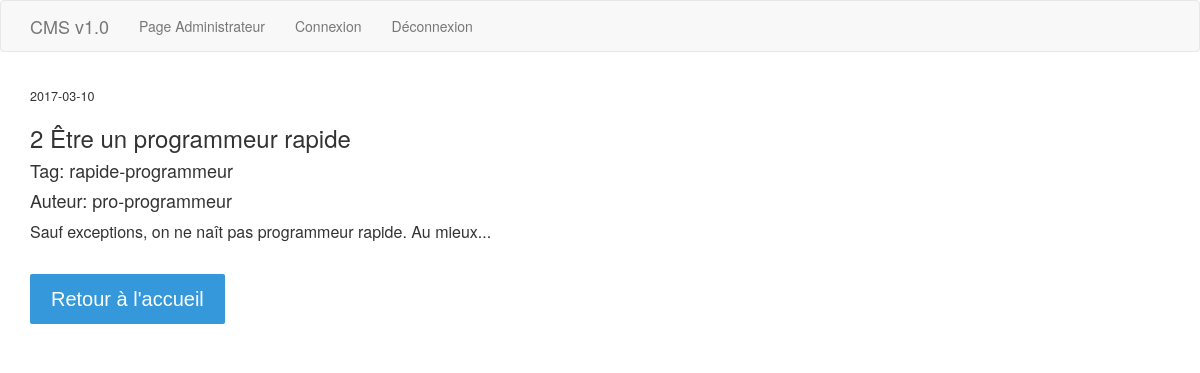
Page /article/rapide-programmeur on the committed database.
### tables this page shows
CREATE TABLE article (
  id integer primary key,
  titre varchar(100),
  identifiant varchar(50),
  auteur varchar(100),
  date_publication text,
  paragraphe varchar(500)
);

### index.py (the view)
@app.route('/article/<identifiant>')
def show_article(identifiant):
    article = get_db().get_article(identifiant)
    if article is None:
        return render_template('404.html'), 404
    return render_template('article.html', article=article)

### database.py (called while the page is built)
    def get_connection(self):
        if self.connection is None:
            self.connection = sqlite3.connect('db/database.db')
        return self.connection

    def disconnect(self):
        if self.connection is not None:
            self.connection.close()

    def get_article(self, identifiant):
        cursor = self.get_connection().cursor()
        cursor.execute("select * from article where identifiant = :identifiant", {"identifiant": identifiant})
        article = cursor.fetchone()
        return article

### index.py (called while the page is built)
def get_db():
    db = getattr(g, '_database', None)
    if db is None:
        g._database = Database()
    return g._database

@app.teardown_appcontext
def close_connection(exception):
    db = getattr(g, '_database', None)
    if db is not None:
        db.disconnect()

### templates/article.html
{% extends "layout.html" %} {% block contenu %}
<div>
    <p class="date-article">{{ article[4] }}</p>
    <h3>{{ article[0] }} {{ article[1] }}</h3>
    <h4>Tag: {{ article[2] }}</h4>
    <h4>Auteur: {{ article[3] }}</h4>
    <p>{{ article[5] }}</p>
    <br>
</div>
<a class="btn" href="/">Retour à l'accueil</a> {% endblock %}

### rows in the picture
article: date_publication "2017-03-10", id "2", titre "Être un programmeur rapide", identifiant "rapide-programmeur", auteur "pro-programmeur", paragraphe "Sauf exceptions, on ne naît pas programmeur rapide. Au mieux..."
